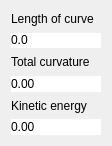
  <widget class="QWidget" name="verticalLayoutWidget">
   <property name="geometry">
    <rect>
     <x>10</x>
     <y>50</y>
     <width>112</width>
     <height>146</height>
    </rect>
   </property>
   <layout class="QVBoxLayout" name="verticalLayout_3">
    <item>
     <widget class="QLabel" name="label_60">
      <property name="text">
       <string>Length of curve</string>
      </property>
     </widget>
    </item>
    <item>
     <widget class="QLabel" name="length_of_curve">
      <property name="styleSheet">
       <string notr="true">QLabel {
	background: white;
}</string>
      </property>
      <property name="text">
       <string>0.0</string>
      </property>
      <property name="textInteractionFlags">
       <set>Qt::LinksAccessibleByMouse|Qt::TextSelectableByKeyboard|Qt::TextSelectableByMouse</set>
      </property>
     </widget>
    </item>
    <item>
     <widget class="QLabel" name="label_59">
      <property name="text">
       <string>Total curvature</string>
      </property>
     </widget>
    </item>
    <item>
     <widget class="QLabel" name="total_curvature">
      <property name="styleSheet">
       <string notr="true">QLabel {
	background: white;
}</string>
      </property>
      <property name="text">
       <string>0.00</string>
      </property>
      <property name="textInteractionFlags">
       <set>Qt::LinksAccessibleByMouse|Qt::TextSelectableByKeyboard|Qt::TextSelectableByMouse</set>
      </property>
     </widget>
    </item>
    <item>
     <widget class="QLabel" name="label_58">
      <property name="text">
       <string>Kinetic energy</string>
      </property>
     </widget>
    </item>
    <item>
     <widget class="QLabel" name="kinetic_energy">
      <property name="styleSheet">
       <string notr="true">QLabel {
	background: white;
}</string>
      </property>
      <property name="text">
       <string>0.00</string>
      </property>
      <property name="textInteractionFlags">
       <set>Qt::LinksAccessibleByMouse|Qt::TextSelectableByKeyboard|Qt::TextSelectableByMouse</set>
      </property>
     </widget>
    </item>
   </layout>
  </widget>
